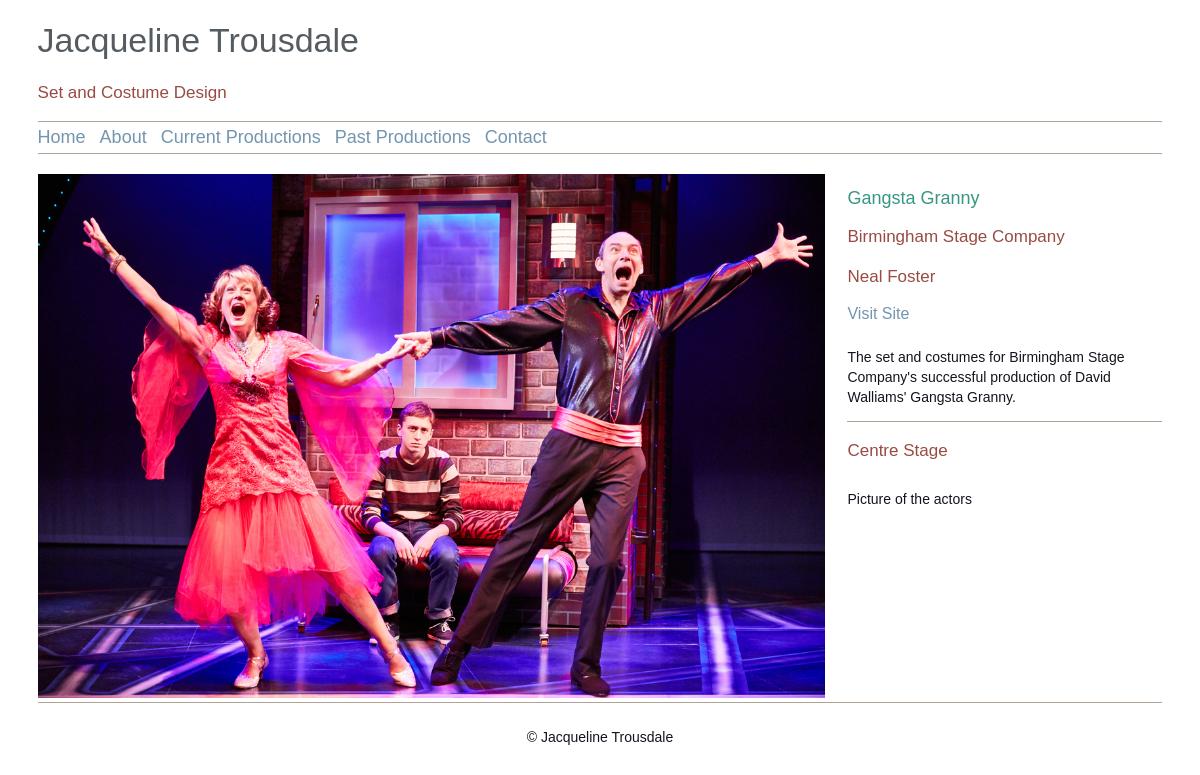
The app's page /current/gangstagranny, older data.
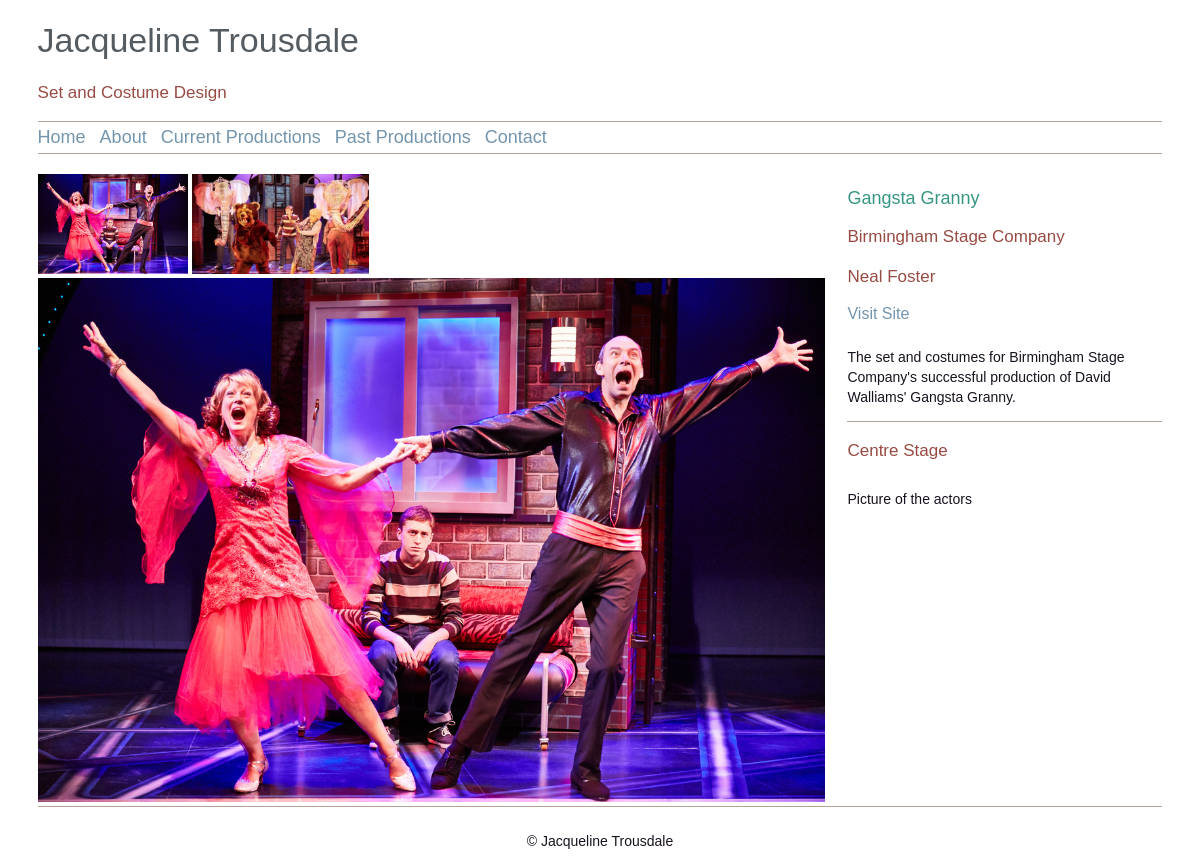
The same page, newer data.
### shows/models.py (models this page shows, shortened)
class Category(models.Model):
	title = models.CharField(max_length=200)
	link = models.CharField(max_length=200)
	order = models.IntegerField(unique=True)
	class Meta:
		verbose_name_plural = "categories"

class ImageElement(models.Model):
	show = models.ForeignKey(Show, on_delete = models.CASCADE, null=True)
	text_element = models.ForeignKey(TextElement, on_delete=models.CASCADE, null=True)
	post = models.ForeignKey(Post, on_delete=models.CASCADE, null=True)
	title = models.CharField(max_length=200, blank=True)
	description = models.TextField(null=True, blank=True)
	image = models.ImageField(upload_to=photo_directory_path)
	order = models.IntegerField(default=0)
	tag = models.CharField(max_length=200, null=True)
	def image_tag(self):
		return u'<image src="%s" height="200"/>' % self.image.url
	image_tag.short_description = 'Image'
	image_tag.allow_tags = True

### shows/views.py (the view)
# urls.py: url(r'^(?P<category_link>[-\w+]+)/(?P<show_link>[\w+]+)$', views.show, name='show'),
def show(request, category_link, show_link):
	try:
		show = Show.objects.get(link = show_link)
	except:
		raise Http404("Show does not Exist")
	reviews = show.review_set.all()
	posts = show.post_set.all()
	return render(request, 'shows/showview.html', {'menu': Category.objects.all().order_by('order'), 'show': show, 'reviews': reviews, 'posts': posts})

### shows/models.py (called while the page is built)
	@property
	def main_image(self):
		try:
			image = self.imageelement_set.all().order_by('order')[0]
		except IndexError:
			return 0
		return image

	@property
	def images(self):
		return self.imageelement_set.all().order_by('order')

### shows/templates/shows/showview.html (shortened to what this page needs)
{% extends 'shows/base.html' %}
{%block content%}
	<div id='phototable'>
			<div>
			{% if show.images|length > 1 %}
			{% for image in show.images %}
				<a href='javascript:changephoto("{{image.image.url}}", "{{ image.title }}", "{{image.description }}")'>
					<img src='{{ image.image.url }}' class='smallphoto' alt="{{ image.title }}"/>
				</a>
			{% endfor%}
			{%endif%}
			</div>
			<div id='main'>
				{% if show.main_image%}
					<img src='{{ show.main_image.image.url }}' id='mainphoto' alt='{{ show.main_image.title }}'/>
				{% endif %}
			</div>
	</div>
	<div id='showinfo'>
		<div class='left'>
		<h2>{{show.title}}</h2>
		<h3>{{show.company}}</h3>
		<h3>{{show.director}}</h3>
		<div class='left'><a href='{{ show.company_page }}' target="_blank">Visit Site</a></div>
		<br>
		<p>{{show.description}}</p>
		</div>
	</div>
	<div id='photoinfo'>
		<div class='left'>
			<h3 id='photo_title'>{{show.main_image.title}}</h3>
			<p id='photo_description'>{{show.main_image.description}}</p>
		</div>
	</div>
{% endblock %}

### shows/templates/shows/base.html (shortened to what this page needs)
<!DOCTYPE html>
{%load static%}
<html>
<head>
	<link rel='stylesheet' type='text/css' href="{% static 'shows/style.css' %}" />
</head>
<body>
<div id="container">
	<div id="header">
		<div id="title">
			<h1>Jacqueline Trousdale</h1>
			<h3>Set and Costume Design</h3>
		</div>
		<div id="menu">
			<li><a href="{% url 'index' %}">Home</a></li>
			{% for element in menu %}
				<li><a href="{% url 'overview' element.link %}">{{element.title}}</a></li>
			{% endfor %}
		</div>
	</div>
	<div id="content">
		{% block content %}
		{% endblock %}
		<div id='footer'>
			<p>&copy; Jacqueline Trousdale</p>
		</div>
	</div>
</div>
</body>
</html>

Row changes from the older to the newer data that the page shows:
now on this page (row unchanged): ImageElement: image (picture)
added ImageElement: image (picture)
